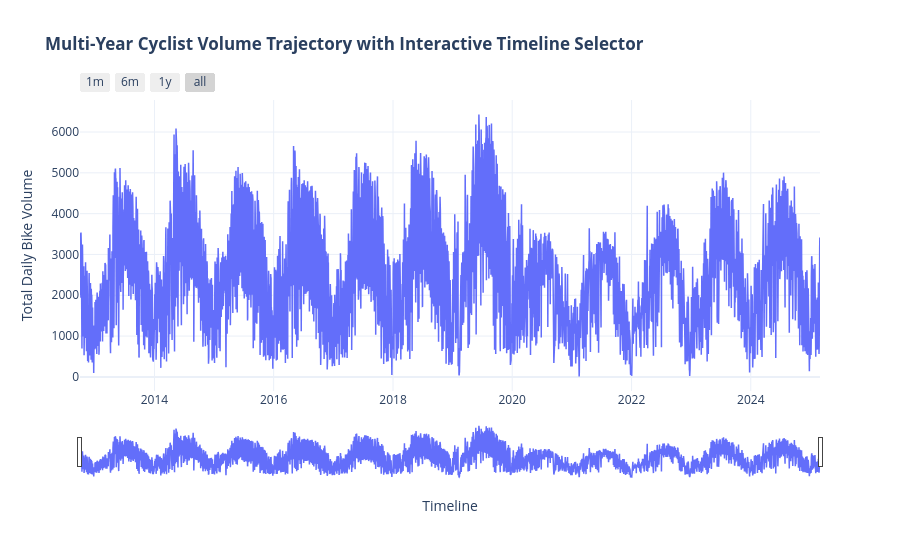

Here is the notebook cell this chart was saved with:
### Code cell
# Resample data to Daily totals to clean up noise for long-term tracking
daily_trends = df_cleaned.set_index('Date').resample('D')[['Total_Count', 'West_Sidewalk_SB', 'East_Sidewalk_NB']].sum().reset_index()

fig_macro = go.Figure()
fig_macro.add_trace(go.Scatter(x=daily_trends['Date'], y=daily_trends['Total_Count'], name='Total Crossings', line=dict(color='#636EFA', width=1.5)))

# Incorporating an interactive Range Slider and micro-selectors
fig_macro.update_layout(
    title='<b>Multi-Year Cyclist Volume Trajectory with Interactive Timeline Selector</b>',
    xaxis_title='Timeline',
    yaxis_title='Total Daily Bike Volume',
    template='plotly_white',
    xaxis=dict(
        rangeselector=dict(
            buttons=list([
                dict(count=1, label="1m", step="month", stepmode="backward"),
                dict(count=6, label="6m", step="month", stepmode="backward"),
                dict(count=1, label="1y", step="year", stepmode="backward"),
                dict(step="all")
            ])
        ),
        rangeslider=dict(visible=True),
        type="date"
    )
)
fig_macro.show()

### Figure 1 — Plotly figure (JSON) as saved in the notebook; plotly's stock layout.template omitted (floating-point values rounded to 4 significant figures; data arrays with more than 128 entries replaced by an {"elided": "..."} marker saying what was removed)
{"data": [{"line": {"color": "#636EFA", "width": 1.5}, "name": "Total Crossings", "type": "scatter", "x": {"elided": "4533 str values"}, "y": {"elided": "4533 float values"}}], "layout": {"title": {"text": "<b>Multi-Year Cyclist Volume Trajectory with Interactive Timeline Selector</b>"}, "xaxis": {"rangeselector": {"buttons": [{"count": 1, "label": "1m", "step": "month", "stepmode": "backward"}, {"count": 6, "label": "6m", "step": "month", "stepmode": "backward"}, {"count": 1, "label": "1y", "step": "year", "stepmode": "backward"}, {"step": "all"}]}, "rangeslider": {"visible": true}, "title": {"text": "Timeline"}, "type": "date"}, "yaxis": {"title": {"text": "Total Daily Bike Volume"}}}}
